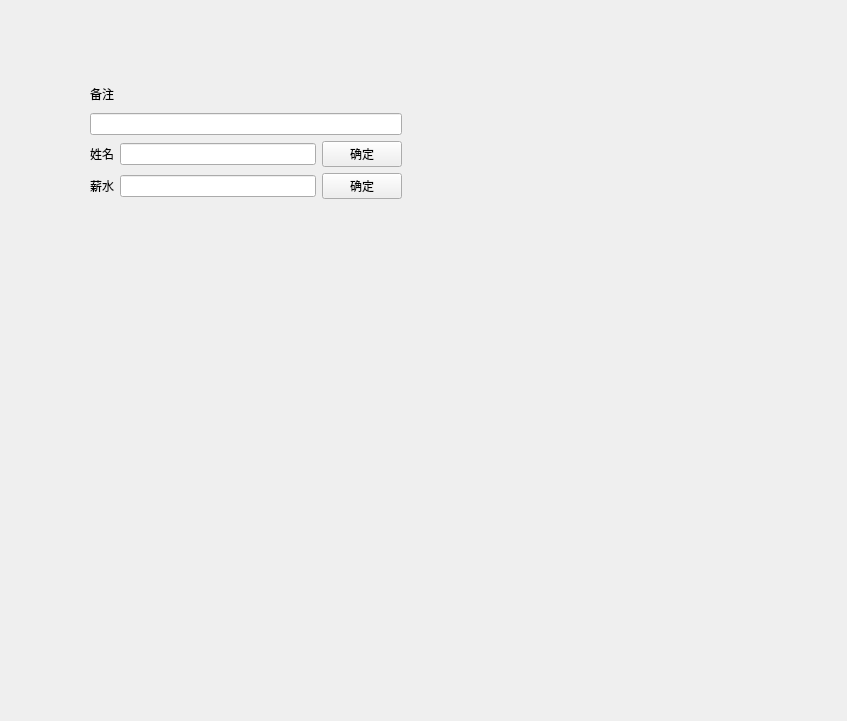
<?xml version="1.0" encoding="UTF-8"?>
<ui version="4.0">
 <class>Form</class>
 <widget class="QWidget" name="Form">
  <property name="geometry">
   <rect>
    <x>0</x>
    <y>0</y>
    <width>847</width>
    <height>721</height>
   </rect>
  </property>
  <property name="windowTitle">
   <string>Form</string>
  </property>
  <widget class="QWidget" name="">
   <property name="geometry">
    <rect>
     <x>90</x>
     <y>80</y>
     <width>312</width>
     <height>119</height>
    </rect>
   </property>
   <layout class="QVBoxLayout" name="verticalLayout">
    <item>
     <widget class="QLabel" name="label">
      <property name="text">
       <string>备注</string>
      </property>
     </widget>
    </item>
    <item>
     <widget class="QLineEdit" name="lineEdit"/>
    </item>
    <item>
     <layout class="QHBoxLayout" name="horizontalLayout">
      <item>
       <widget class="QLabel" name="label_2">
        <property name="text">
         <string>姓名</string>
        </property>
       </widget>
      </item>
      <item>
       <widget class="QLineEdit" name="lineEdit_2"/>
      </item>
      <item>
       <widget class="QPushButton" name="pushButton">
        <property name="text">
         <string>确定</string>
        </property>
       </widget>
      </item>
     </layout>
    </item>
    <item>
     <layout class="QHBoxLayout" name="horizontalLayout_2">
      <item>
       <widget class="QLabel" name="label_3">
        <property name="text">
         <string>薪水</string>
        </property>
       </widget>
      </item>
      <item>
       <widget class="QLineEdit" name="lineEdit_3"/>
      </item>
      <item>
       <widget class="QPushButton" name="pushButton_2">
        <property name="text">
         <string>确定</string>
        </property>
       </widget>
      </item>
     </layout>
    </item>
   </layout>
  </widget>
 </widget>
 <resources/>
 <connections/>
</ui>
